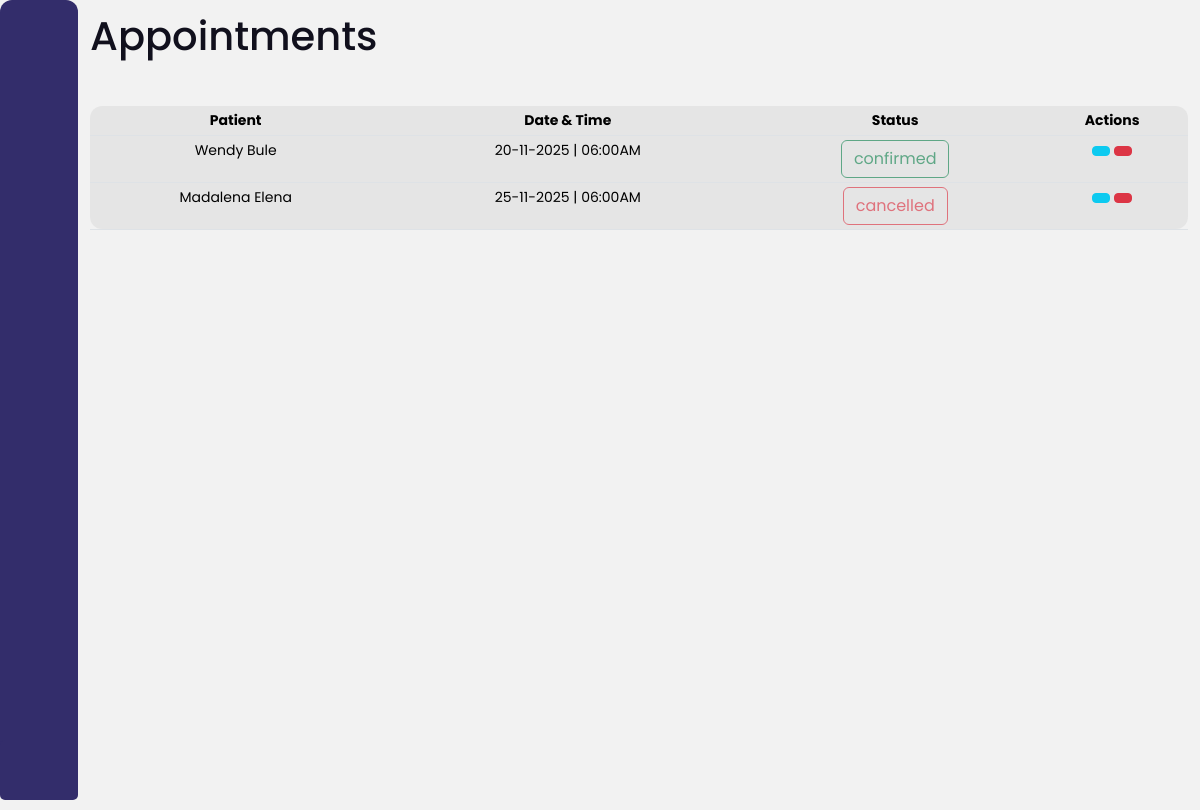
Page /doctors/appointments (signed in) on the earlier database version.
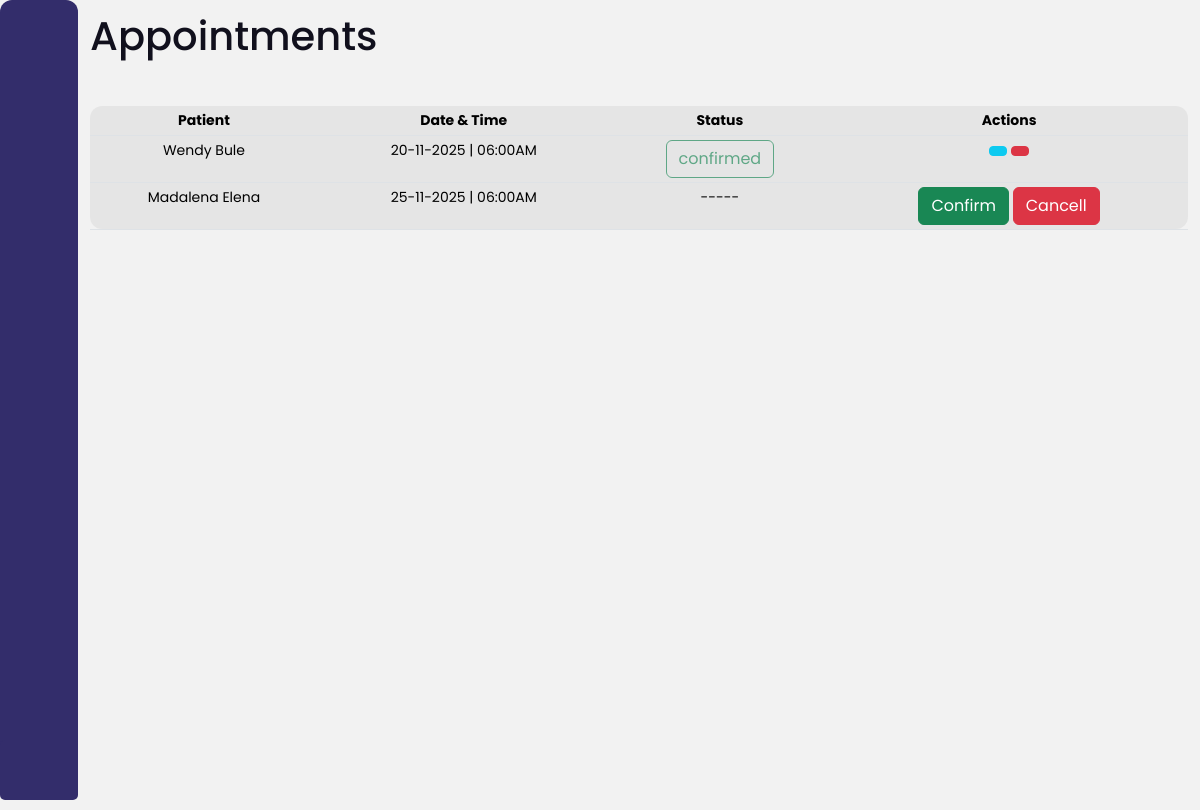
Same page on the later database version.
### appointments/models.py (models this page shows)
class Appointment(models.Model):
    patient = models.ForeignKey(Patient,on_delete=models.CASCADE ,
        related_name='appointments')
    doctor = models.ForeignKey(Doctor, on_delete=models.CASCADE,
        related_name='doctor_appointments')
    date = models.DateTimeField()
    status = models.CharField(max_length=20, null = True , blank = True , choices=[
        ('pending','Pending'),
        ('confirmed','Confirmed'),
        ('cancelled','Cancelled')])

### users/models.py (models this page shows, shortened)
class Patient(models.Model):
    user = models.OneToOneField(User, on_delete=models.CASCADE)
    firstname = models.CharField(max_length=255, default="")
    lastname = models.CharField(max_length=255, default="")
    residence = models.CharField(max_length=50, default="")
    phoneNumber = models.CharField(max_length=14, unique=True, default="+258 ")
    gender = models.CharField(max_length=8, choices=[('M',"Male"),('F','Female')], default="")
    birthDate = models.DateField()
    is_booked = models.BooleanField(default=False)

### users/views.py (the view)
# urls.py: path("doctors/appointments",views.appointmentList, name="doctor_appointment"),
@has_role_decorator('doctor')
@login_required(login_url='logIn')
def appointmentList(request):
    doctor = Doctor.objects.get(user=request.user)
    appointments = Appointment.objects.filter(doctor=doctor).order_by('id')
    context = {
        "appointments":appointments,
    }
    return render(request,"users/appointments.html",context)

### users/templates/users/appointments.html (shortened to what this page needs)
{% extends "doctor-base.html" %}
{% load static %}
{% block links %}
<link rel="stylesheet" href="{% static 'users/style.css' %}">
<link href='https://cdn.boxicons.com/3.0.3/fonts/basic/boxicons.min.css' rel='stylesheet'>
{% endblock links %}
{% block body %}
    {% block main_content %}
        <h1>Appointments</h1>
        <br>
        <div class="table-responsive mx-auto" style="max-width: 1200px;">
            <table class="table table-active table-hover table-sm">
                <thead>
                    <tr>
                        <th class="text-center">Patient</th>
                        <th class="text-center">Date & Time</th>
                        <th class="text-center">Status</th>
                        <th class="text-center">Actions</th>
                    </tr>
                </thead>
                <tbody>
                    {% for appointment in appointments  %}
                        <tr>
                            <td class="text-center" >{{ appointment.patient.firstname  }} {{ appointment.patient.lastname  }}</td>
                            <td class="text-center">{{ appointment.date|date:"d-m-Y | h:iA" }}</td>
                                {% if appointment.status == 'confirmed' %}
                                    <td class="text-center">
                                        <span class="btn btn-outline-success  disabled">{{ appointment.status }}</span>
                                    </td>
                                {% elif appointment.status == 'pending' %}
                                    <td class="text-center">
                                        <span class="btn btn-outline-warning  disabled">{{ appointment.status }}</span>
                                    </td>
                                {% elif appointment.status == 'cancelled'%}
                                    <td class="text-center">
                                        <span class="btn btn-outline-danger  disabled">{{ appointment.status }}</span>
                                    </td>
                                {% else %}
                                <td class="text-center"> {{ appointment.status|default:"-----" }} </td>
                                {% endif %}
                            <td class="text-center">
                                {% if appointment.status == true%}
                                    <a href="{% url 'confirm_appointment' appointment.id %}"><button type="button" class="btn btn-success">Confirm</button></a>
                                    <a href="{% url 'cancell_appointment' appointment.id %}"><button type="button" class="btn btn-danger">Cancell</button></a>
                                {%else%}
                                    <a href="{% url 'undo_appointment' appointment.pk %}" class="btn btn-info btn-sm"> </a>
                                    <a href="{% url 'delete_appointment' appointment.pk %}" class="btn btn-danger btn-sm"> </a>
                                {%endif%}
                            </td>
                        </tr>
                    {% endfor %}
                </tbody>
            </table>
        </div>
    {% endblock main_content %}
{% endblock body %}

Differences in the rows shown:
changed Appointment "25-11-2025 | 06:00AM": status "cancelled" → "-----"
